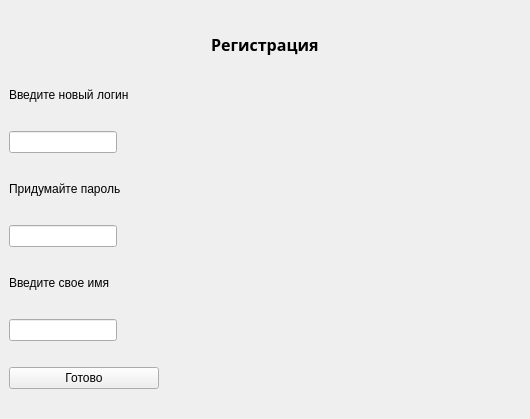
<?xml version="1.0" encoding="UTF-8"?>
<ui version="4.0">
 <class>MainWindow</class>
 <widget class="QMainWindow" name="MainWindow">
  <property name="geometry">
   <rect>
    <x>0</x>
    <y>0</y>
    <width>530</width>
    <height>419</height>
   </rect>
  </property>
  <property name="minimumSize">
   <size>
    <width>165</width>
    <height>301</height>
   </size>
  </property>
  <property name="maximumSize">
   <size>
    <width>530</width>
    <height>419</height>
   </size>
  </property>
  <property name="windowTitle">
   <string> Регистрация</string>
  </property>
  <widget class="QWidget" name="centralwidget">
   <layout class="QGridLayout" name="gridLayout">
    <item row="1" column="0">
     <widget class="QLabel" name="label_2">
      <property name="maximumSize">
       <size>
        <width>150</width>
        <height>20</height>
       </size>
      </property>
      <property name="text">
       <string>Введите новый логин</string>
      </property>
     </widget>
    </item>
    <item row="2" column="0" alignment="Qt::AlignLeft">
     <widget class="QLineEdit" name="new_login"/>
    </item>
    <item row="3" column="0">
     <widget class="QLabel" name="label_3">
      <property name="maximumSize">
       <size>
        <width>16777215</width>
        <height>20</height>
       </size>
      </property>
      <property name="text">
       <string>Придумайте пароль</string>
      </property>
     </widget>
    </item>
    <item row="4" column="0" alignment="Qt::AlignLeft">
     <widget class="QLineEdit" name="new_password"/>
    </item>
    <item row="5" column="0">
     <widget class="QLabel" name="label_4">
      <property name="maximumSize">
       <size>
        <width>16777215</width>
        <height>20</height>
       </size>
      </property>
      <property name="text">
       <string>Введите свое имя</string>
      </property>
     </widget>
    </item>
    <item row="6" column="0" alignment="Qt::AlignLeft">
     <widget class="QLineEdit" name="new_name"/>
    </item>
    <item row="7" column="0">
     <widget class="QPushButton" name="reg">
      <property name="text">
       <string>Готово</string>
      </property>
     </widget>
    </item>
    <item row="0" column="0" colspan="2" alignment="Qt::AlignHCenter">
     <widget class="QLabel" name="label">
      <property name="maximumSize">
       <size>
        <width>16777215</width>
        <height>30</height>
       </size>
      </property>
      <property name="font">
       <font>
        <family>Arial Black</family>
        <pointsize>12</pointsize>
        <weight>75</weight>
        <bold>true</bold>
       </font>
      </property>
      <property name="text">
       <string>Регистрация</string>
      </property>
     </widget>
    </item>
   </layout>
  </widget>
 </widget>
 <resources/>
 <connections/>
</ui>
